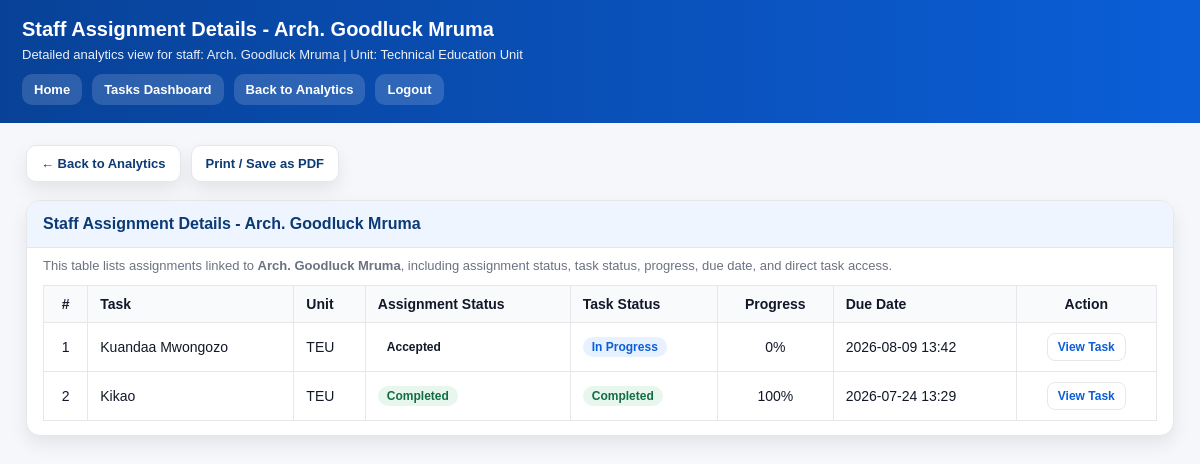
Page /tasks/task-analytics/staff/57/ (signed in) on the committed database.
### permits/models.py (models this page shows, shortened)
class UserProfile(models.Model):
    ROLE_CHOICES = [
        ("REQUESTER", "Requester"),
        ("ADMIN", "Admin"),
        ("DIRECTOR", "Director"),
        ("HEAD_OF_UNIT", "Head of Unit"),
        ("ASSISTANT_DIRECTOR",
        "Assistant Director",
        ),
        ("DIVISION_BUDGET_OFFICER",
        "Division Budget Officer",
        ),
        ("ACCOUNTANT",
        "Accountant",
        ),
    ]
    UNIT_CHOICES = [
        ("KTIU", "Knowledge Translation and Impact Unit"),
        ("IMCU", "Infrastructure Management and Coordination Unit"),
        ("LSU", "Linkage and Support Unit"),
        ("RICU", "Regional and International Cooperation Unit"),
        ("DTSU", "Digital Technologies and STEM Unit"),
        ("CCU", "Crosscutting Unit"),
    ]
    user = models.OneToOneField(
        User,
        on_delete=models.CASCADE,
        related_name="profile"
    )
    role = models.CharField(
        max_length=30,
        choices=ROLE_CHOICES,
        default="REQUESTER",
    )
    approval_role = models.ForeignKey(
        ApprovalRole,
        on_delete=models.SET_NULL,
        null=True,
        blank=True,
        related_name="user_profiles"
    )
    employee_id = models.CharField(max_length=50, blank=True, null=True)
    check_number = models.CharField(max_length=50, blank=True, null=True)
    phone_number = models.CharField(max_length=20, blank=True, null=True)
    department = models.ForeignKey(
        Department,
        on_delete=models.SET_NULL,
        null=True,
        blank=True,
        related_name="user_profiles"
    )
    department_unit = models.ForeignKey(
        DepartmentUnit,
        on_delete=models.SET_NULL,
        null=True,
        blank=True,
        related_name="user_profiles"
    )
    unit_name = models.CharField(
        max_length=20,
        choices=UNIT_CHOICES,
        blank=True,
        null=True,
        db_index=True
    )
    head_of_unit = models.ForeignKey(
        User,
        on_delete=models.SET_NULL,
        null=True,
        blank=True,
        related_name="staff_profiles_under_me"
    )

### tasks/models.py (models this page shows, shortened)
class TaskAssignment(models.Model):
    ASSIGNMENT_STATUS_CHOICES = [
        ("ASSIGNED", "Assigned"),
        ("ACCEPTED", "Accepted"),
        ("IN_PROGRESS", "In Progress"),
        ("COMPLETED", "Completed"),
        ("RETURNED", "Returned"),
    ]
    task = models.ForeignKey(Task, on_delete=models.CASCADE, related_name="assignments")
    assigned_to = models.ForeignKey(User, on_delete=models.CASCADE, related_name="task_assignments")
    assigned_by = models.ForeignKey(User, on_delete=models.CASCADE, related_name="task_assignments_made")
    status = models.CharField(max_length=20, choices=ASSIGNMENT_STATUS_CHOICES, default="ASSIGNED")
    progress_percent = models.PositiveIntegerField(default=0)
    carried_forward_progress = models.PositiveIntegerField(default=0)
    returned_reason = models.TextField(blank=True)
    assigned_at = models.DateTimeField(auto_now_add=True)
    accepted_at = models.DateTimeField(blank=True, null=True)
    started_at = models.DateTimeField(blank=True, null=True)
    completed_at = models.DateTimeField(blank=True, null=True)
    returned_at = models.DateTimeField(blank=True, null=True)
    last_updated_at = models.DateTimeField(blank=True, null=True)
    updated_at = models.DateTimeField(auto_now=True)
    class Meta:
        unique_together = ("task", "assigned_to")

class Task(models.Model):
    PRIORITY_CHOICES = [
        ("LOW", "Low"),
        ("MEDIUM", "Medium"),
        ("HIGH", "High"),
        ("URGENT", "Urgent"),
    ]
    STATUS_CHOICES = [
        ("PENDING", "Pending"),
        ("IN_PROGRESS", "In Progress"),
        ("COMPLETED", "Completed"),
        ("ON_HOLD", "On Hold"),
        ("CANCELLED", "Cancelled"),
        ("RETURNED", "Returned"),
    ]
    title = models.CharField(max_length=200)
    description = models.TextField(blank=True)
    created_by = models.ForeignKey(User, on_delete=models.CASCADE, related_name="created_tasks")
    unit_name = models.CharField(max_length=20, blank=True, null=True, db_index=True)
    department = models.ForeignKey(
        Department,
        on_delete=models.SET_NULL,
        null=True,
        blank=True,
        related_name="tasks"
    )
    department_unit = models.ForeignKey(
        DepartmentUnit,
        on_delete=models.SET_NULL,
        null=True,
        blank=True,
        related_name="tasks"
    )
    priority = models.CharField(max_length=20, choices=PRIORITY_CHOICES, default="MEDIUM", db_index=True)
    status = models.CharField(max_length=20, choices=STATUS_CHOICES, default="PENDING", db_index=True)
    start_date = models.DateTimeField(blank=True, null=True)
    due_date = models.DateTimeField(blank=True, null=True, db_index=True)
    completed_at = models.DateTimeField(blank=True, null=True)
    progress_percent = models.PositiveIntegerField(default=0)
    returned_reason = models.TextField(blank=True)
    returned_at = models.DateTimeField(blank=True, null=True)
    returned_by = models.ForeignKey(
        User,
        on_delete=models.SET_NULL,
        null=True,
        blank=True,
        related_name="returned_tasks"
    )
    management_note = models.TextField(blank=True)
    management_note_updated_at = models.DateTimeField(blank=True, null=True)
    management_note_by = models.ForeignKey(
        User,
        on_delete=models.SET_NULL,
        null=True,
        blank=True,
        related_name="task_management_notes"
    )
    management_note_role = models.CharField(max_length=100, blank=True)
    attachment = models.FileField(upload_to="task_files/", blank=True, null=True)
    created_at = models.DateTimeField(auto_now_add=True, db_index=True)
    updated_at = models.DateTimeField(auto_now=True, db_index=True)
    class Meta:
        ordering = ["-updated_at"]

### tasks/views.py (the view)
@login_required
def task_analytics_staff_detail(request, user_id):
    profile = _get_profile(request.user)
    if not (request.user.is_superuser or profile.role == "DIRECTOR"):
        return HttpResponseForbidden("You are not allowed to view this.")
    staff_user = get_object_or_404(User.objects.select_related("profile"), pk=user_id)
    assignments = TaskAssignment.objects.select_related(
        "task",
        "assigned_to",
        "assigned_to__profile",
        "assigned_by",
    ).filter(assigned_to_id=user_id).order_by("-assigned_at")
    detail_rows = []
    for assignment in assignments:
        detail_rows.append({
            "task_id": assignment.task.id,
            "task_title": assignment.task.title,
            "unit_name": assignment.task.unit_name or "-",
            "assignment_status": assignment.get_status_display(),
            "task_status": assignment.task.get_status_display(),
            "progress": assignment.progress_percent or 0,
            "due_date": timezone.localtime(assignment.task.due_date).strftime("%Y-%m-%d %H:%M")
            if assignment.task.due_date and timezone.is_aware(assignment.task.due_date)
            else (assignment.task.due_date.strftime("%Y-%m-%d %H:%M") if assignment.task.due_date else "-"),
        })
    return render(request, "tasks/analytics_staff_detail.html", {
        "page_title": f"Staff Assignment Details - {_safe_full_name(staff_user)}",
        "staff_name": _safe_full_name(staff_user),
        "staff_unit": getattr(getattr(staff_user, "profile", None), "unit_name", "") or "-",
        "detail_rows": detail_rows,
    })

### tasks/views.py (called while the page is built)
def _get_profile(user):
    profile, created = UserProfile.objects.get_or_create(user=user)
    return profile

def _safe_full_name(user):
    if not user:
        return "-"
    return (user.get_full_name() or user.username or "-").strip()

### templates/tasks/analytics_staff_detail.html (shortened to what this page needs)
<!doctype html>
<html>
<head>
</head>
<body>
    <div class="topbar">
        <h1>{{ page_title }}</h1>
        <p>Detailed analytics view for staff: {{ staff_name }} | Unit: {{ staff_unit }}</p>
        <div class="nav">
            <a href="{% url 'system_home' %}">Home</a>
            <a href="{% url 'task_dashboard' %}">Tasks Dashboard</a>
            <a href="{% url 'task_analytics' %}">Back to Analytics</a>
            <a href="{% url 'logout' %}">Logout</a>
        </div>
    </div>
    <div class="container">
        <div class="toolbar">
            <a href="{% url 'task_analytics' %}">← Back to Analytics</a>
            <button type="button" onclick="window.print()">Print / Save as PDF</button>
        </div>
        <div class="card">
            <div class="card-header">{{ page_title }}</div>
            <div class="card-body">
                <p class="section-note">
                    This table lists assignments linked to <strong>{{ staff_name }}</strong>, including assignment status, task status, progress, due date, and direct task access.
                </p>
                <div class="table-wrap">
                    <table>
                        <thead>
                            <tr>
                                <th class="num">#</th>
                                <th>Task</th>
                                <th>Unit</th>
                                <th>Assignment Status</th>
                                <th>Task Status</th>
                                <th class="num">Progress</th>
                                <th>Due Date</th>
                                <th class="num">Action</th>
                            </tr>
                        </thead>
                        <tbody>
                            {% for row in detail_rows %}
                            <tr>
                                <td class="num">{{ forloop.counter }}</td>
                                <td>{{ row.task_title }}</td>
                                <td>{{ row.unit_name }}</td>
                                <td>
                                    {% if row.assignment_status == "Completed" %}
                                    <span class="badge badge-success">{{ row.assignment_status }}</span>
                                    {% elif row.assignment_status == "In Progress" %}
                                    <span class="badge badge-primary">{{ row.assignment_status }}</span>
                                    {% elif row.assignment_status == "Accepted" %}
                                    <span class="badge badge-info">{{ row.assignment_status }}</span>
                                    {% elif row.assignment_status == "Returned" %}
                                    <span class="badge badge-warning">{{ row.assignment_status }}</span>
                                    {% else %}
                                    <span class="badge badge-secondary">{{ row.assignment_status }}</span>
                                    {% endif %}
                                </td>
                                <td>
                                    {% if row.task_status == "Completed" %}
                                    <span class="badge badge-success">{{ row.task_status }}</span>
                                    {% elif row.task_status == "Cancelled" %}
                                    <span class="badge badge-secondary">{{ row.task_status }}</span>
                                    {% elif row.task_status == "Returned" %}
                                    <span class="badge badge-warning">{{ row.task_status }}</span>
                                    {% elif row.task_status == "On Hold" %}
                                    <span class="badge badge-warning">{{ row.task_status }}</span>
                                    {% else %}
                                    <span class="badge badge-primary">{{ row.task_status }}</span>
                                    {% endif %}
                                </td>
                                <td class="num">{{ row.progress }}%</td>
                                <td>{{ row.due_date }}</td>
                                <td class="num">
                                    <a class="action-link" href="{% url 'task_detail' row.task_id %}">View Task</a>
                                </td>
                            </tr>
                            {% empty %}
                            <tr>
                                <td colspan="8" class="empty">No assignment details available for this staff member.</td>
                            </tr>
                            {% endfor %}
                        </tbody>
                    </table>
                </div>
            </div>
        </div>
    </div>
</body>
</html>

### templates/tasks/analytics_staff_detail.html (style rules this page uses)
:root { --primary: #0b5ed7; --primary2: #084298; --bg: #f5f7fb; --card: #ffffff; --border: #e5e7eb; --muted: #6b7280; --shadow: 0 8px 18px rgba(0, 0, 0, .08); --radius: 14px; --danger: #dc3545; --warning: #fd7e14; --success: #198754; --info: #0dcaf0; --secondary: #6c757d; }
* { box-sizing: border-box; }
body { margin: 0; font-family: Arial, Helvetica, sans-serif; background: var(--bg); color: #111827; }
.topbar { background: linear-gradient(90deg, var(--primary2), var(--primary)); color: #fff; padding: 18px 22px; }
.topbar h1 { margin: 0; font-size: 20px; }
.topbar p { margin: 6px 0 0; font-size: 13px; opacity: .92; }
.nav { margin-top: 12px; display: flex; gap: 10px; flex-wrap: wrap; }
.nav a { text-decoration: none; color: #fff; background: rgba(255, 255, 255, .15); padding: 8px 12px; border-radius: 10px; font-size: 13px; font-weight: 700; }
.container { max-width: 1180px; margin: 22px auto; padding: 0 16px 32px; }
.toolbar { display: flex; gap: 10px; flex-wrap: wrap; margin-bottom: 18px; align-items: center; }
.toolbar a, .toolbar button { text-decoration: none; border: 0; cursor: pointer; background: #fff; color: #0b3a75; border: 1px solid var(--border); padding: 10px 14px; border-radius: 10px; font-size: 13px; font-weight: 700; box-shadow: var(--shadow); }
.card { background: var(--card); border: 1px solid var(--border); border-radius: var(--radius); box-shadow: var(--shadow); overflow: hidden; }
.card-header { padding: 14px 16px; font-weight: 700; background: #eef5ff; border-bottom: 1px solid var(--border); color: #0b3a75; }
.card-body { padding: 14px 16px; }
.section-note { margin: -4px 0 12px; color: var(--muted); font-size: 13px; }
.table-wrap { width: 100%; overflow-x: auto; }
table { width: 100%; border-collapse: collapse; font-size: 14px; min-width: 980px; }
th, td { border: 1px solid var(--border); padding: 10px 12px; text-align: left; vertical-align: middle; }
th { background: #f8fafc; }
.num { text-align: center; white-space: nowrap; }
.badge { display: inline-block; padding: 4px 9px; border-radius: 999px; font-size: 12px; font-weight: 700; line-height: 1; white-space: nowrap; }
.badge-success { background: #e8f7ee; color: #146c43; }
.badge-primary { background: #e7f1ff; color: #0b5ed7; }
.action-link { display: inline-block; text-decoration: none; padding: 6px 10px; border-radius: 8px; font-size: 12px; font-weight: 700; border: 1px solid var(--border); background: #fff; color: #0b5ed7; }

### rows in the picture
UserProfile: unit_name "Technical Education Unit"
TaskAssignment: task_title "Kuandaa Mwongozo", unit_name "TEU", assignment_status "Accepted", task_status "In Progress", progress "0", due_date "2026-08-09 13:42"
Task: task_title "Kikao", unit_name "TEU"

### other values in the picture
{{ page_title }} "Staff Assignment Details - Arch. Goodluck Mruma"
{{ staff_name }} "Arch. Goodluck Mruma"
{{ row.assignment_status }} "Completed"
{{ row.task_status }} "Completed"
{{ row.progress }} "100"
{{ row.due_date }} "2026-07-24 13:29"
